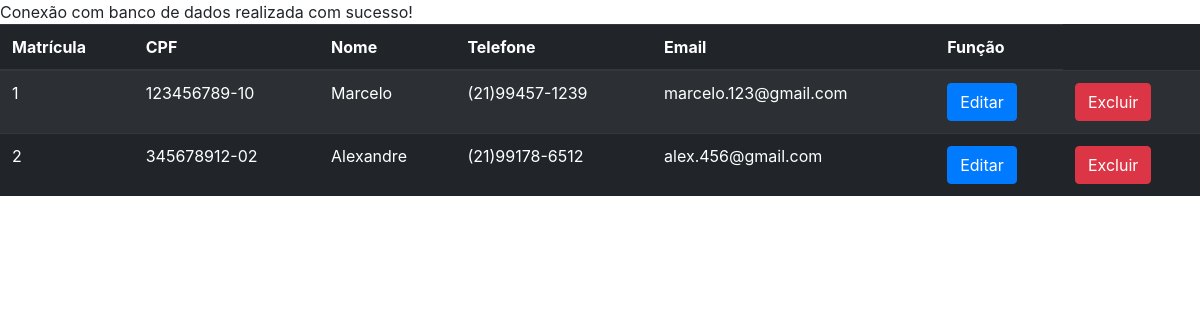
/relat_funcionario.php, run on an earlier commit of the app's database.
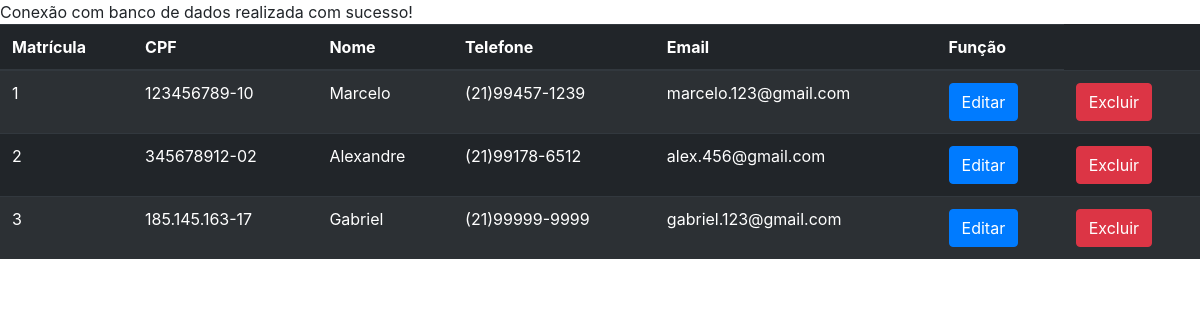
And on a later commit of the database.
### tables this page shows
create table funcionario(
	matricula integer primary key auto_increment,
	nome varchar(60) not null,
	telefone varchar(15) not null,
	cpf char(15) not null,
	qualificacao varchar(20) not null,
	experiencia varchar(20) not null,
	cep char(9) not null,
	numerocasa integer not null,
	complemento varchar(30),
	email varchar(30) not null,
	senha varchar(300) not null,
	foreign key(cep) references endereco(cep));

### relat_funcionario.php (the view)
<?php
    require_once 'conexao.php';
    require_once 'header.php';
    $pageatual = filter_input(INPUT_GET, "page", FILTER_SANITIZE_NUMBER_INT);
    $page = (!empty($pageatual)) ? $pageatual : 1;
    $limitereg = 3;
    $inicio = ($limitereg * $page) - $limitereg;
    $busca = "SELECT matricula,nome,telefone,cpf,email from funcionario LIMIT $inicio,$limitereg";
    $resultado = $conn -> prepare($busca);
    $resultado -> execute();
    if(($resultado) AND ($resultado -> rowCount() !=0)){
?>
<table class="table table-striped table-dark">
  <thead>
    <tr>
      <th>Matrícula</th>
      <th>CPF</th>
      <th>Nome</th>
      <th>Telefone</th>
      <th>Email</th>
      <th>Função</th>
    </tr>
  </thead>
  <tbody>
<?php
        while($linha = $resultado -> fetch(PDO::FETCH_ASSOC)){
            extract($linha);
?>
    <tr>
      <td><?php echo $matricula; ?></td>
      <td><?php echo $cpf; ?></td>
      <td><?php echo $nome; ?></td>
      <td><?php echo $telefone; ?></td>
      <td><?php echo $email; ?></td>
      <td>
        <?php echo "<a href='editar.php?matricula=$matricula'>"; ?>
        <input type="submit" class="btn btn-primary" name="editar" value="Editar">
      </td>
      <td>
        <?php echo "<a href='excluir.php?matricula=$matricula'>"; ?>
        <input type="submit" class="btn btn-danger" name="excluir" value="Excluir">
      </td>
    </tr>
<?php
        }
?>
    </tbody>
    </table>
<?php
    }
?>

### header.php (shortened to what this page needs)
<!DOCTYPE html>
<html lang="pt-br">
<head>
    <link rel="stylesheet" href="https://stackpath.bootstrapcdn.com/bootstrap/4.1.3/css/bootstrap.min.css"
>
    <link rel="stylesheet" href="style.css">
    <link rel="stylesheet" href="pecas.css">
    <link rel="stylesheet" href="acessorios.css">
</head>
<body>

What changed in the data, as far as the page shows it:
added funcionario: matricula "3", cpf "185.145.163-17", nome "Gabriel", telefone "(21)99999-9999", email "gabriel.123@gmail.com"
